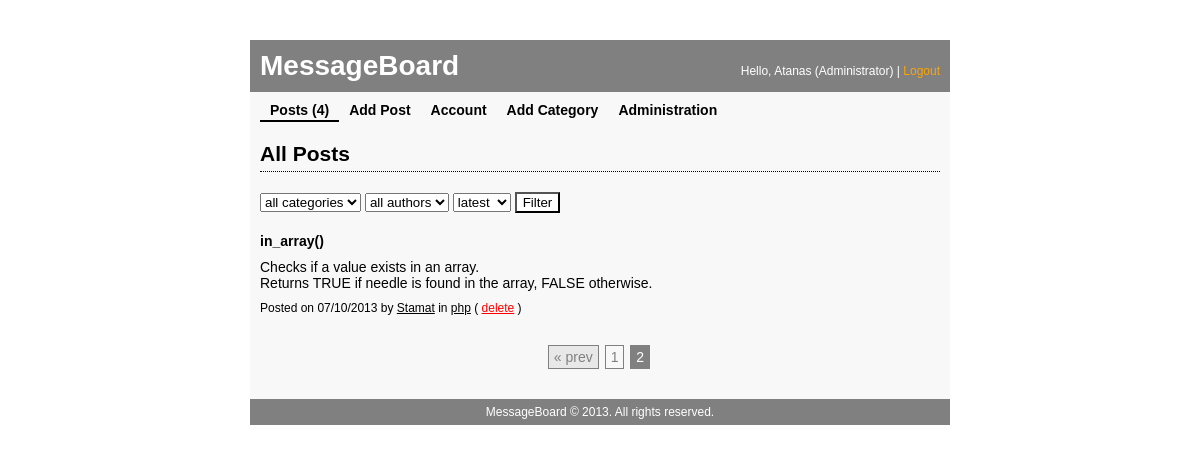
The app's page /posts.php?page=2 (signed in) with its own data.
### tables this page shows
CREATE TABLE IF NOT EXISTS `access_levels` (
  `access_lvl` tinyint(4) NOT NULL AUTO_INCREMENT,
  `access_name` varchar(50) NOT NULL,
  PRIMARY KEY (`access_lvl`)
);

CREATE TABLE IF NOT EXISTS `messages` (
  `message_id` int(11) NOT NULL AUTO_INCREMENT,
  `category_id` int(11) NOT NULL,
  `author_id` int(11) NOT NULL,
  `date_published` datetime NOT NULL,
  `title` varchar(50) NOT NULL,
  `body` varchar(250) NOT NULL,
  PRIMARY KEY (`message_id`)
);

CREATE TABLE IF NOT EXISTS `users` (
  `user_id` int(11) NOT NULL AUTO_INCREMENT,
  `name` varchar(50) NOT NULL,
  `passwd` varchar(50) NOT NULL,
  `access_lvl` tinyint(4) NOT NULL DEFAULT '1',
  PRIMARY KEY (`user_id`),
  UNIQUE KEY `name` (`name`)
);

CREATE TABLE IF NOT EXISTS `categories` (
  `category_id` int(11) NOT NULL AUTO_INCREMENT,
  `category_name` varchar(50) NOT NULL,
  PRIMARY KEY (`category_id`),
  UNIQUE KEY `category_name` (`category_name`)
);

### posts.php (the view, shortened to what this page needs)
<?php
require 'includes/connection.php';
require 'includes/functions.php';
require 'includes/header.php';
?>
<h2>All Posts</h2>
<div id="filter-form">
    <form method="POST" action="processing/manage-filter.php" role="form">
        <select name="category">
            <option value="all">all categories</option>
        </select>
        <select name="author">
            <option value="all">all authors</option>
        </select>
        <select name="sort">
            <option value="desc">latest</option>
        </select>
        <input type="submit" value="Filter" name="filter" />
    </form>
</div>
<?php
$filterForPagination = '';
if ((isset($_GET['sort']) && $_GET['sort'] == 'asc')) {
    $orderBy = "ORDER BY msg.date_published ASC";
    $filterForPagination .= '&sort=' . $_GET['sort'];
} else if (isset($_GET['sort']) && $_GET['sort'] == 'desc') {
    $orderBy = "ORDER BY msg.date_published DESC";
    $filterForPagination .= '&sort=' . $_GET['sort'];
} else {
    $orderBy = "ORDER BY msg.date_published DESC";
}
$finalFilter = '';
if (isset($_GET['page'])) {
    $page = (int) $_GET['page'];
} else {
    $page = 1;
}
$ofset = ($page * POSTS_PER_PAGE) - POSTS_PER_PAGE;
$sql = "
    SELECT *
    FROM `messages` AS msg
    LEFT JOIN `categories` AS cat
    ON msg.category_id = cat.category_id
    LEFT JOIN `users` AS usr
    ON msg.author_id = usr.user_id
    " . $finalFilter . "
    " . $orderBy . "
    LIMIT " . $ofset . ", " . POSTS_PER_PAGE . "
";
$query = mysqli_query($connection, $sql);
$countFilteredPosts = $query->num_rows;
$sqlWithoutLimit = "
    SELECT *
    FROM `messages` AS msg
    LEFT JOIN `categories` AS cat
    ON msg.category_id = cat.category_id
    LEFT JOIN `users` AS usr
    ON msg.author_id = usr.user_id
    " . $finalFilter . "
";
$queryWithoutLimit = mysqli_query($connection, $sqlWithoutLimit);
$countFilteredPostsWithoutLimit = $queryWithoutLimit->num_rows;
?>
<?php while ($row = $query->fetch_assoc()) { ?>
    <?php
    $messageId = $row['message_id'];
    $categoryId = $row['category_id'];
    $categoryName = $row['category_name'];
    $authorId = $row['author_id'];
    $authorName = $row['name'];
    $datePublished = date('d/m/Y', strtotime($row['date_published']));
    $title = $row['title'];
    $body = nl2br($row['body']);
    ?>
    <article class="post">
        <header class="post-header">
            <h1><?php echo $title; ?></h1>
        </header>
        <div class="post-body">
            <p><?php echo $body; ?></p>
        </div>
        <footer class="post-footer">
            Posted on <?php echo $datePublished; ?> by
            <a href="posts.php?author=<?php echo $authorId; ?>" title="Posts by <?php echo $authorName; ?>"><?php echo $authorName; ?></a>
            in <a href="posts.php?cat=<?php echo $categoryId; ?>" title="View all posts in <?php echo $categoryName; ?>"><?php echo $categoryName; ?></a>
            <?php if ($_SESSION['accessLevel'] > 1) { ?>
                ( <a class="delete" href="processing/delete.php?post=<?php echo $messageId; ?>" title="Delete this post">delete</a> )
            <?php } ?>
        </footer>
    </article>
<?php } ?>
<?php if ($countAllPosts == 0) { ?>
    <div class="no-posts">
        Currently there are no posts. Be the one to make first post
        <a title="Add Post" href="add-post.php">here</a>.
    </div>
<?php } else if ($countAllPosts > 0 && $countFilteredPosts == 0) { ?>
    <div class="no-posts">
        There are no posts for your filter criterion.
    </div>
<?php } else if ($countFilteredPostsWithoutLimit > POSTS_PER_PAGE) {
     require 'includes/pagination.php';
}
require 'includes/footer.php';

### includes/header.php (shortened to what this page needs)
<?php
if (existLoggedUser()) {
    $username = $_SESSION['username'];
}
?>
<!DOCTYPE html>
<html>
    <head>
        <title><?php printf('%s | %s', $pageTitle, APPLICATION_NAME); ?></title>
        <link rel="stylesheet" href="css/style.css" />
    </head>
    <body>
        <div id="wrapper">
            <header id="header">
                <h1 id="logo">
                    <a href="index.php"><?php echo APPLICATION_NAME ?></a>
                </h1>
                <?php if (existLoggedUser()) { ?>
                    <div id="hello-user">
                        <p>Hello, <?php echo $username . ' ' . printAccessLevelName($connection, $_SESSION['accessLevel']); ?> | <a href="processing/logout.php">Logout</a></p>
                    </div>
                <?php } ?>
            </header>
            <?php if (existLoggedUser()) { ?>
                <?php $countAllPosts = countAllPosts($connection); ?>
                <nav id="main-nav" role="navigation">
                    <ul>
                        <li>
                            <a <?php checkForCurrentPage($pageTitle, 'Posts') ?> href="posts.php">Posts (<?php echo $countAllPosts; ?>)</a>
                        </li>
                        <li>
                            <a <?php checkForCurrentPage($pageTitle, 'Add Post') ?> href="add-post.php">Add Post</a>
                        </li>
                        <li>
                            <a <?php checkForCurrentPage($pageTitle, 'Account') ?> href="account.php">Account</a>
                        </li>
                        <?php if($_SESSION['accessLevel'] > 1) { ?>
                        <li>
                            <a <?php checkForCurrentPage($pageTitle, 'Add Category') ?> href="add-category.php">Add Category</a>
                        </li>
                        <?php } ?>
                        <?php if($_SESSION['accessLevel'] > 2) { ?>
                        <li>
                            <a <?php checkForCurrentPage($pageTitle, 'Administration') ?> href="administration.php">Administration</a>
                        </li>
                        <?php } ?>
                    </ul>
                </nav>
            <?php } ?>
            <div id="content">

### css/style.css (style rules this page uses)
header, footer, h1, h2, div, p, ul, li { margin: 0; padding: 0; }
ul, li { list-style: none; }
body { font-family: Arial,Helvetica,sans-serif; font-size: 14px; }
#wrapper { background-color: #f8f8f8; margin: 40px auto; width: 700px; }
h2 { border-bottom: 1px dotted #000; margin-bottom: 20px; padding: 20px 0 5px; }
input[type="submit"], input[type="reset"] { background-color: #fff; }
#header:after, #main-nav ul:after { clear: both; content: ""; display: block; height: 0; }
#header { background-color: #808080; color: #fff; padding: 10px; }
#logo { float: left; width: 200px; }
#logo a { color: #fff; text-decoration: none; }
#hello-user { font-size: 12px; float: right; padding-top: 14px; }
#hello-user a { color: orange; text-decoration: none; }
#main-nav { padding: 0 10px; }
#main-nav li { display: inline-block; float: left; }
#main-nav li a { border-bottom: 2px solid #f8f8f8; color: #000; display: block; font-weight: bold; padding: 10px 10px 2px; text-decoration: none; }
#main-nav li a.current { border-bottom: 2px solid #000; }
#content { padding: 0 10px 30px; }
#filter-form { margin-bottom: 20px; }
.post { margin-bottom: 30px; }
.post-header { padding-bottom: 10px; }
.post-header h1 { font-size: 14px; }
.post-body { padding-bottom: 10px; }
.post-footer { font-size: 12px; }
.post-footer .delete { color: #f00; }
.post-footer a { color: #000; }

### records on screen
access_levels: access_name "(Administrator)"
messages: title "in_array()", body "Checks if a value exists in an array. Returns TRUE if needle is found in the array, FALSE otherwise.", date_published "07/10/2013", author.name "Stamat", category.category_name "php"

### other values on screen
APPLICATION_NAME "MessageBoard"
$username "Atanas"
$countAllPosts "4"
